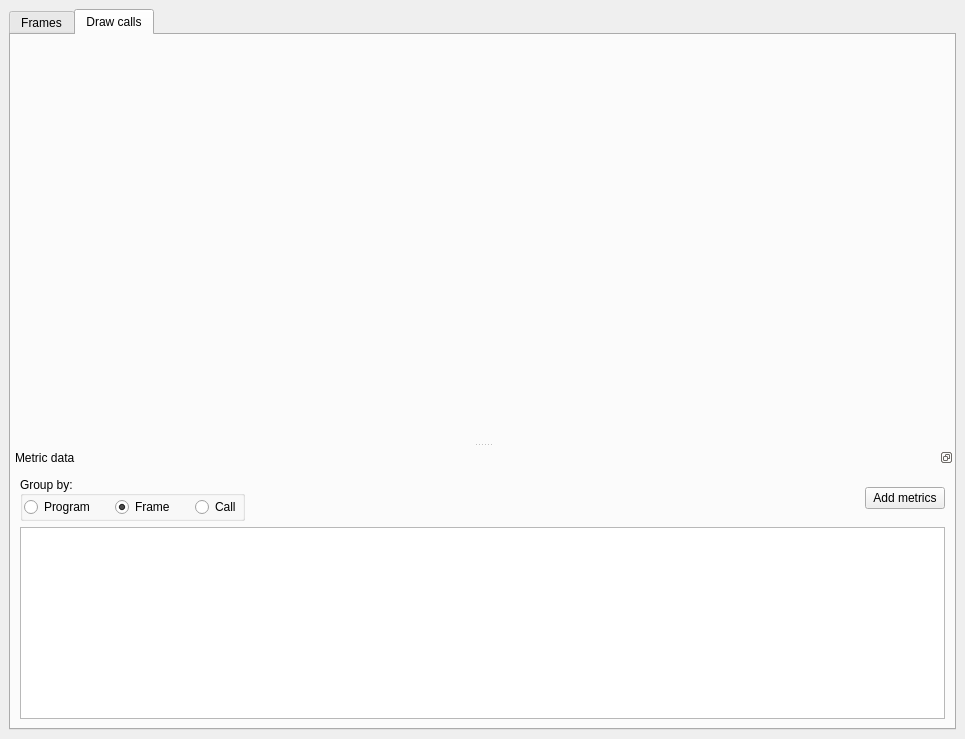
<?xml version="1.0" encoding="UTF-8"?>
<ui version="4.0">
 <class>BackendProfileWindow</class>
 <widget class="QMainWindow" name="BackendProfileWindow">
  <property name="geometry">
   <rect>
    <x>0</x>
    <y>0</y>
    <width>965</width>
    <height>739</height>
   </rect>
  </property>
  <property name="sizePolicy">
   <sizepolicy hsizetype="Preferred" vsizetype="Preferred">
    <horstretch>0</horstretch>
    <verstretch>0</verstretch>
   </sizepolicy>
  </property>
  <property name="windowTitle">
   <string>Profiling View</string>
  </property>
  <widget class="QWidget" name="centralwidget">
   <layout class="QGridLayout" name="gridLayout">
    <item row="0" column="0">
     <widget class="QTabWidget" name="tabWidget">
      <property name="enabled">
       <bool>true</bool>
      </property>
      <property name="sizePolicy">
       <sizepolicy hsizetype="Expanding" vsizetype="Expanding">
        <horstretch>0</horstretch>
        <verstretch>0</verstretch>
       </sizepolicy>
      </property>
      <property name="currentIndex">
       <number>1</number>
      </property>
      <widget class="QWidget" name="frameGraphTab">
       <property name="enabled">
        <bool>true</bool>
       </property>
       <attribute name="title">
        <string>Frames</string>
       </attribute>
       <layout class="QVBoxLayout" name="verticalLayout">
        <item>
         <layout class="QVBoxLayout" name="graphsLayoutFrame">
          <property name="spacing">
           <number>500</number>
          </property>
          <property name="sizeConstraint">
           <enum>QLayout::SetDefaultConstraint</enum>
          </property>
         </layout>
        </item>
        <item>
         <layout class="QHBoxLayout" name="horizontalLayout_3">
          <item>
           <spacer name="horizontalSpacer_2">
            <property name="orientation">
             <enum>Qt::Horizontal</enum>
            </property>
            <property name="sizeHint" stdset="0">
             <size>
              <width>40</width>
              <height>20</height>
             </size>
            </property>
           </spacer>
          </item>
          <item>
           <widget class="QPushButton" name="frameAddMetrics">
            <property name="sizePolicy">
             <sizepolicy hsizetype="Fixed" vsizetype="Fixed">
              <horstretch>0</horstretch>
              <verstretch>0</verstretch>
             </sizepolicy>
            </property>
            <property name="text">
             <string>Add metrics</string>
            </property>
           </widget>
          </item>
         </layout>
        </item>
        <item>
         <widget class="QTableView" name="frameTableView"/>
        </item>
       </layout>
      </widget>
      <widget class="QMainWindow" name="callGraphTab">
       <attribute name="title">
        <string>Draw calls</string>
       </attribute>
       <widget class="QWidget" name="callTab">
        <property name="sizePolicy">
         <sizepolicy hsizetype="Expanding" vsizetype="Expanding">
          <horstretch>0</horstretch>
          <verstretch>0</verstretch>
         </sizepolicy>
        </property>
        <layout class="QVBoxLayout" name="verticalLayout_2">
         <item>
          <layout class="QVBoxLayout" name="graphsLayoutCall"/>
         </item>
        </layout>
       </widget>
       <widget class="QDockWidget" name="dockWidget">
        <property name="features">
         <set>QDockWidget::DockWidgetFloatable|QDockWidget::DockWidgetMovable</set>
        </property>
        <property name="allowedAreas">
         <set>Qt::BottomDockWidgetArea</set>
        </property>
        <property name="windowTitle">
         <string>Metric data</string>
        </property>
        <attribute name="dockWidgetArea">
         <number>8</number>
        </attribute>
        <widget class="QWidget" name="dockWidgetContents">
         <layout class="QVBoxLayout" name="verticalLayout_3">
          <item>
           <layout class="QHBoxLayout" name="horizontalLayout_2">
            <property name="spacing">
             <number>100</number>
            </property>
            <property name="sizeConstraint">
             <enum>QLayout::SetDefaultConstraint</enum>
            </property>
            <item>
             <widget class="QGroupBox" name="groupBox">
              <property name="enabled">
               <bool>true</bool>
              </property>
              <property name="sizePolicy">
               <sizepolicy hsizetype="Preferred" vsizetype="Preferred">
                <horstretch>0</horstretch>
                <verstretch>0</verstretch>
               </sizepolicy>
              </property>
              <property name="title">
               <string>Group by:</string>
              </property>
              <property name="alignment">
               <set>Qt::AlignLeading|Qt::AlignLeft|Qt::AlignVCenter</set>
              </property>
              <property name="flat">
               <bool>false</bool>
              </property>
              <property name="checkable">
               <bool>false</bool>
              </property>
              <layout class="QHBoxLayout" name="horizontalLayout">
               <property name="spacing">
                <number>20</number>
               </property>
               <property name="sizeConstraint">
                <enum>QLayout::SetFixedSize</enum>
               </property>
               <property name="leftMargin">
                <number>1</number>
               </property>
               <property name="topMargin">
                <number>1</number>
               </property>
               <property name="rightMargin">
                <number>1</number>
               </property>
               <property name="bottomMargin">
                <number>1</number>
               </property>
               <item>
                <widget class="QRadioButton" name="program_radio">
                 <property name="text">
                  <string>Program</string>
                 </property>
                 <property name="checked">
                  <bool>false</bool>
                 </property>
                </widget>
               </item>
               <item>
                <widget class="QRadioButton" name="frame_radio">
                 <property name="text">
                  <string>Frame</string>
                 </property>
                 <property name="checked">
                  <bool>true</bool>
                 </property>
                </widget>
               </item>
               <item>
                <widget class="QRadioButton" name="call_radio">
                 <property name="text">
                  <string>Call</string>
                 </property>
                </widget>
               </item>
              </layout>
             </widget>
            </item>
            <item>
             <spacer name="horizontalSpacer">
              <property name="orientation">
               <enum>Qt::Horizontal</enum>
              </property>
              <property name="sizeHint" stdset="0">
               <size>
                <width>40</width>
                <height>20</height>
               </size>
              </property>
             </spacer>
            </item>
            <item>
             <widget class="QPushButton" name="callAddMetrics">
              <property name="sizePolicy">
               <sizepolicy hsizetype="Fixed" vsizetype="Fixed">
                <horstretch>0</horstretch>
                <verstretch>0</verstretch>
               </sizepolicy>
              </property>
              <property name="text">
               <string>Add metrics</string>
              </property>
             </widget>
            </item>
           </layout>
          </item>
          <item>
           <widget class="QTreeView" name="callTreeView">
            <property name="itemsExpandable">
             <bool>true</bool>
            </property>
            <property name="sortingEnabled">
             <bool>true</bool>
            </property>
           </widget>
          </item>
         </layout>
        </widget>
       </widget>
      </widget>
     </widget>
    </item>
   </layout>
  </widget>
 </widget>
 <resources/>
 <connections/>
</ui>
